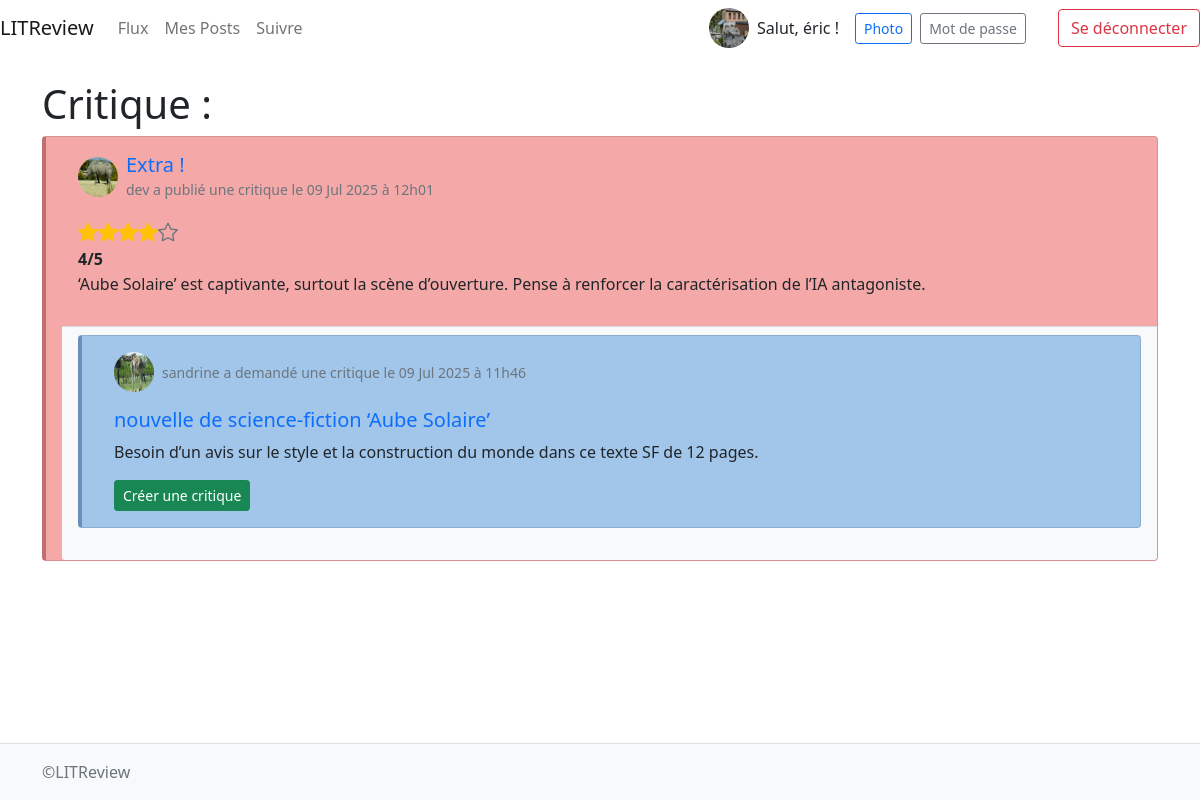
The page /review/4 (signed in) on the database its author committed.
### authentication/models.py (models this page shows)
class User(AbstractUser):
    profile_photo = models.ImageField(verbose_name='Photo de profil')
    follows = models.ManyToManyField(
        'self',
        symmetrical=False,
        verbose_name='suit',
        related_name='followers'
    )
    blocked = models.ManyToManyField(
        'self',
        symmetrical=False,
        related_name='blocked_by',
        blank=True,
        verbose_name='bloqué',
    )

### blog/models.py (models this page shows, shortened)
class Review(models.Model):
    ticket = models.ForeignKey(to=Ticket, on_delete=models.CASCADE)
    RATING_CHOICES = [(i, f"{i} étoile{'s' if i>1 else ''}") for i in range(1, 6)]
    rating = models.PositiveSmallIntegerField(
        choices=RATING_CHOICES,
        default=3,
        validators=[MinValueValidator(1), MaxValueValidator(5)])
    headline = models.CharField(max_length=128)
    body = models.CharField(max_length=8192, blank=True)
    user = models.ForeignKey(
        to=settings.AUTH_USER_MODEL, on_delete=models.CASCADE)
    time_created = models.DateTimeField(auto_now_add=True)
    update_at = models.DateTimeField(auto_now=True)

class Ticket(models.Model):
    title = models.CharField(max_length=128)
    description = models.CharField(max_length=2048, blank=True)
    user = models.ForeignKey(settings.AUTH_USER_MODEL, on_delete=models.CASCADE)
    image = models.ImageField(blank=True, null=True)
    time_created = models.DateTimeField(auto_now_add=True)
    update_at = models.DateTimeField(auto_now=True)
    IMAGE_MAX_SIZE = (800, 800)

### blog/views.py (the view)
# urls.py: path('review/<int:review_id>', blog.views.view_review,
@login_required
def view_review(request, review_id):
    review = get_object_or_404(models.Review, id=review_id)
    return render(request,
                  'blog/view_review.html', context={
                      'review': review,
                      'show_edit': True
                  })

### blog/templatetags/blog_extras.py (called while the page is built, shortened)
@register.simple_tag(takes_context=True)
def get_poster_display(context, user):
    if user == context['user']:
        return 'vous avez'
    return user.username + ' a'

@register.simple_tag
def get_posted_at_display(posted_at):
    seconds_ago = (timezone.now() - posted_at).total_seconds()
    if seconds_ago <= HOUR:
        return f'il y a {int(seconds_ago // MINUTE)} minutes'
    if seconds_ago <= DAY:
        return f'il y a {int(seconds_ago // HOUR)} heures.'
    return f'le {posted_at.strftime("%d %b %Y à %Hh%M")}'

@register.simple_tag
def get_updated_at_display(created_at, updated_at):
    if not updated_at:
        return ''
    if updated_at - created_at < timedelta(seconds=1):
        return ''

@register.filter
def is_reviewed_by(ticket, user):
    return ticket.review_set.filter(user=user).exists()

@register.filter
def is_author(instance, user):
    return instance.user == user

@register.filter
def to_int(value):
    try:
        return int(value)
    except (TypeError, ValueError):
        return 0

### blog/templates/blog/view_review.html
{% extends 'base.html' %}
{% block content %}
<h1>Critique :</h1>
{% include 'blog/partials/review_snippet.html' with review=review %}
{% endblock content %}

### templates/base.html (shortened to what this page needs)
{% load static %}
<!DOCTYPE html>
<html lang="fr">
<head>
  <link rel="stylesheet" href="https://cdn.jsdelivr.net/npm/bootstrap-icons@1.10.5/font/bootstrap-icons.css">
  <link href="https://cdn.jsdelivr.net/npm/bootstrap@5.0.2/dist/css/bootstrap.min.css"
        rel="stylesheet"
>
  <link rel="stylesheet" href="{% static 'styles.css' %}">
</head>
<body class="d-flex flex-column min-vh-100">
  <nav class="navbar navbar-expand-lg navbar-light bg-light>
    <div class="container-fluid">
      <a class="navbar-brand" href="{% url 'home' %}">LITReview</a>
      <div class="collapse navbar-collapse" id="mainNavbar">
        {% if user.is_authenticated %}
          <ul class="navbar-nav me-auto mb-2 mb-lg-0">
            <li class="nav-item">
              <a class="nav-link" href="{% url 'home' %}">Flux</a>
            </li>
            <li class="nav-item">
              <a class="nav-link" href="{% url 'posts' %}">Mes Posts</a>
            </li>
            <li class="nav-item">
              <a class="nav-link" href="{% url 'follow_users' %}">Suivre</a>
            </li>
          </ul>
          <div class="d-flex align-items-center me-3">
            {% if user.profile_photo %}
              <img src="{{ user.profile_photo.url }}" alt="Avatar" class="rounded-circle me-2" width="40" height="40">
            {% else %}
              <img src="{% static 'images/default_profile.png' %}" alt="Avatar" class="rounded-circle me-2" width="40" height="40">
            {% endif %}
            <span class="me-3">Salut, {{ user.username }} !</span>
            <a href="{% url 'profile_photo_upload' %}"
               class="btn btn-sm btn-outline-primary me-2" title="Changer la photo">Photo</a>
            <a href="{% url 'password_change' %}"
               class="btn btn-sm btn-outline-secondary me-3" title="Changer le mot de passe">Mot de passe</a>
          </div>
          <form class="d-flex" action="{% url 'logout' %}" method="post">
            <button class="btn btn-outline-danger" type="submit">Se déconnecter</button>
          </form>
        {% endif %}
      </div>
  </nav>
  <main class="flex-fill container py-4">
    {% block content %}{% endblock %}
  </main>
  <footer class="bg-light text-center text-lg-start mt-auto py-3 border-top">
    <div class="container d-flex flex-column flex-lg-row align-items-center justify-content-between">
        <span class="text-muted">©LITReview</span>
    </div>
  </footer>
</body>
</html>

### blog/templates/blog/partials/review_snippet.html (shortened to what this page needs)
{% load static %}
{% load blog_extras %}
<div class="card bg-review mb-4">
  <div class="card-body">
    <div class="d-flex align-items-center mb-3">
      {% if review.user.profile_photo %}
        <img src="{{ review.user.profile_photo.url }}" alt="Avatar"
             class="rounded-circle me-2" width="40" height="40">
      {% else %}
        <img src="{% static 'images/default_profile.png' %}" alt="Avatar"
             class="rounded-circle me-2" width="40" height="40">
      {% endif %}
      <div>
        <a href="{% url 'view-review' review.id %}" class="text-decoration-none">
          <h5 class="card-title mb-0">{{ review.headline }}</h5>
        </a>
        <small class="text-muted">
          {% get_poster_display review.user %} publié une critique
          {% get_posted_at_display review.time_created as posted_msg %}
          {{ posted_msg }}
          {% get_updated_at_display review.time_created review.update_at as updated_msg %}
        </small>
      </div>
    </div>
  <div class="d-inline-flex align-items-center">
    {% for i in "12345" %}
      {% with val=i %}
        {% if val|to_int <= review.rating %}
          <i class="bi bi-star-fill fs-5 text-warning"></i>
        {% else %}
          <i class="bi bi-star fs-5 text-secondary"></i>
        {% endif %}
      {% endwith %}
    {% endfor %}
  </div>
    <p class="mb-1"><strong>{{ review.rating }}/5</strong></p>
    <h6 class="mb-3">{{ review.body }}</h6>
  </div>
  {% if review.ticket %}
    <div class="card-footer bg-light">
      {% include 'blog/partials/ticket_snippet.html' with ticket=review.ticket %}
    </div>
  {% endif %}
</div>

### blog/templates/blog/partials/ticket_snippet.html (shortened to what this page needs)
{% load static %}
{% load blog_extras %}
<div class="card bg-ticket mb-4">
  <div class="card-body">
    <div class="d-flex align-items-center mb-3">
      {% if ticket.user.profile_photo %}
        <img src="{{ ticket.user.profile_photo.url }}" alt="Avatar"
             class="rounded-circle me-2" width="40" height="40">
      {% else %}
        <img src="{% static 'images/default_profile.png' %}" alt="Avatar"
             class="rounded-circle me-2" width="40" height="40">
      {% endif %}
      <small class="text-muted">
        {% get_poster_display ticket.user %}  demandé une critique
        {% get_posted_at_display ticket.time_created as posted_msg %}
        {{ posted_msg }}
      </small>
    </div>
    <a href="{% url 'view-ticket' ticket.id %}" class="text-decoration-none">
      <h5 class="card-title">{{ ticket.title }}</h5>
    </a>
    <p class="card-text">{{ ticket.description }}</p>
    <div class="mt-3">
      {% if not ticket|is_reviewed_by:user %}
        <a href="{% url 'create-review' ticket.id %}"
           class="btn btn-sm btn-success">
          Créer une critique
        </a>
      {% endif %}
    </div>
  </div>
</div>

### static/styles.css (style rules this page uses)
.bg-ticket { background-color: #A1C6EA; border-left: 4px solid #6C8EBF; position: relative; padding-left: 1rem; }
.bg-review { background-color: #F4A9A8; border-left: 4px solid #BF6F6E; position: relative; padding-left: 1rem; }

### rows shown on the page
User: profile_photo (picture), username "éric"
Review: user.profile_photo (picture), headline "Extra !", user.username "dev a", rating "4", body "‘Aube Solaire’ est captivante, surtout la scène d’ouverture. Pense à renforcer la caractérisation de l’IA antagoniste."
Ticket: user.profile_photo (picture), user.username "sandrine a", title "nouvelle de science-fiction ‘Aube Solaire’", description "Besoin d’un avis sur le style et la construction du monde dans ce texte SF de 12 pages."

### other values the page prints
{{ posted_msg }} "le 09 Jul 2025 à 12h01"
{{ posted_msg }} "le 09 Jul 2025 à 11h46"
